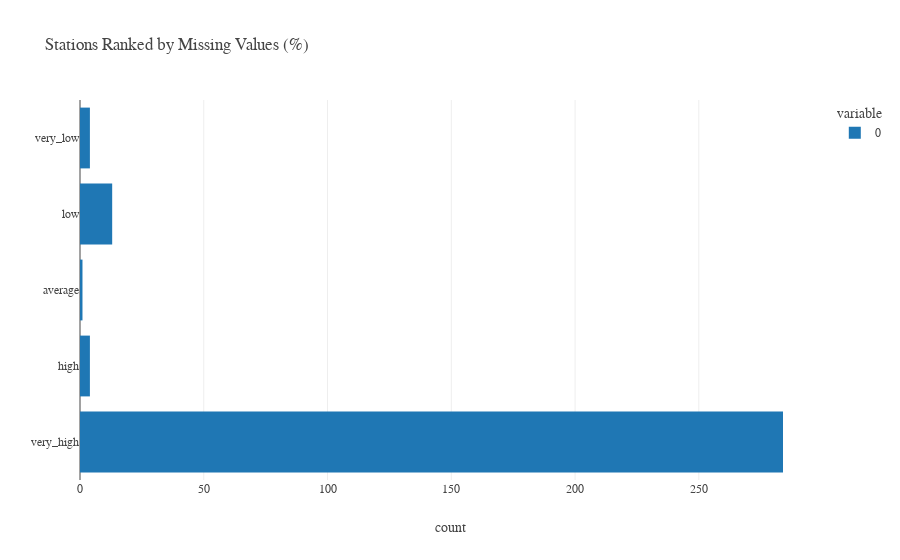

This figure's notebook cell:
### Markdown cell above
`pd.cut()` will always return a `category` `dtype`. These can also be further manipulated via [`pandas.DataFrame.cat.set_categories()`](https://pandas.pydata.org/pandas-docs/stable/reference/api/pandas.Series.cat.set_categories.html) (works with `pandas.Index` and `pandas.DataFrame` too.)

We can tabulate and plot this data:

### Code cell
# `.size()` counts the number of member in each category
fig = (
    station_missing_obs.groupby("usage_ranking")
    .size()
    .plot(
        kind="barh",
        template="none",
        labels=dict(value="count", usage_ranking=""),
        title="Stations Ranked by Missing Values (%)",
    )
)

ps.plotly_style(fig)

fig.show()

### Figure 1 — Plotly figure (JSON) as saved in the notebook; plotly's stock layout.template omitted (floating-point values rounded to 4 significant figures)
{"data": [{"alignmentgroup": "True", "hovertemplate": "variable=0<br>count=%{x}<br>=%{y}<extra></extra>", "legendgroup": "0", "marker": {"color": "#1F77B4", "pattern": {"shape": ""}}, "name": "0", "offsetgroup": "0", "orientation": "h", "showlegend": true, "textposition": "auto", "type": "bar", "x": [284, 4, 1, 13, 4], "xaxis": "x", "y": ["very_high", "high", "average", "low", "very_low"], "yaxis": "y"}], "layout": {"autosize": true, "barmode": "relative", "font": {"family": "DejaVuSansMono Nerd Font"}, "legend": {"title": {"text": "variable"}, "tracegroupgap": 0}, "title": {"text": "Stations Ranked by Missing Values (%)", "x": 0.05, "xanchor": "left"}, "xaxis": {"anchor": "y", "autorange": true, "domain": [0, 1], "range": [0, 298.9], "title": {"text": "count"}, "type": "linear"}, "yaxis": {"anchor": "x", "autorange": true, "domain": [0, 1], "range": [-0.5, 4.5], "title": {"text": ""}, "type": "category"}}}
